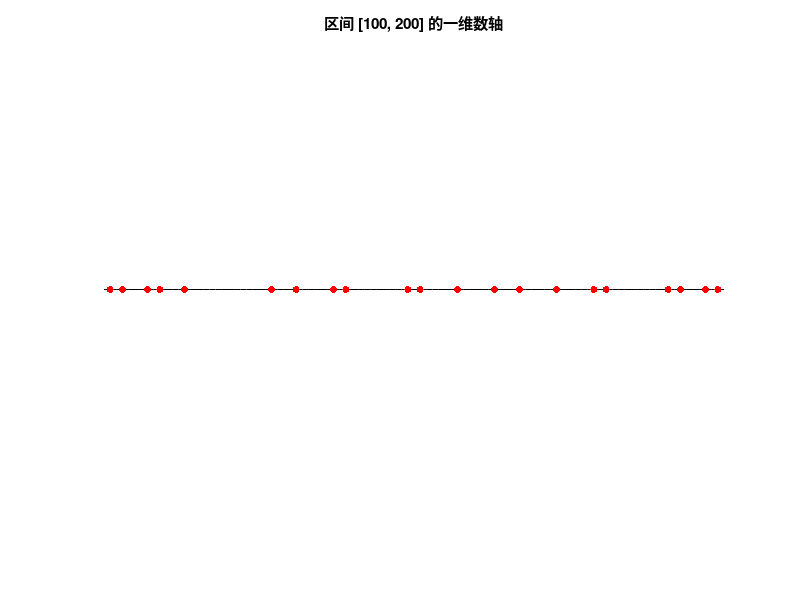
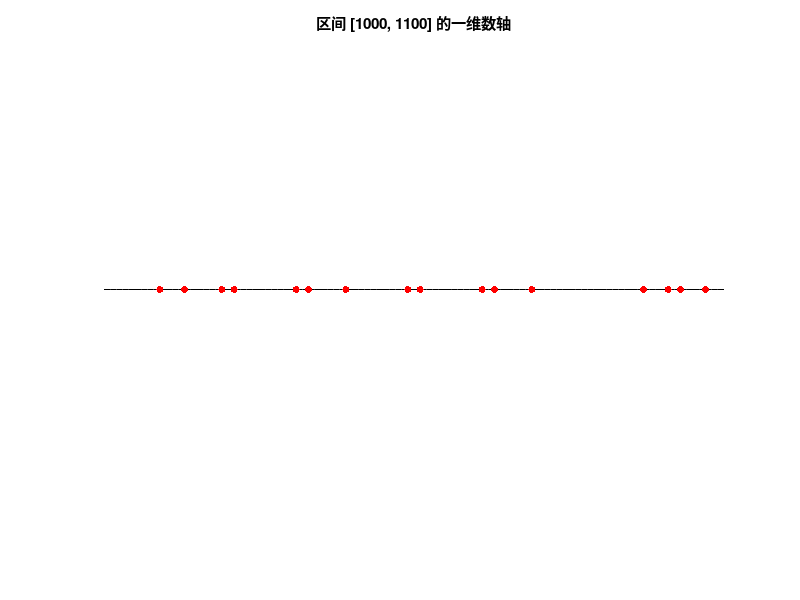
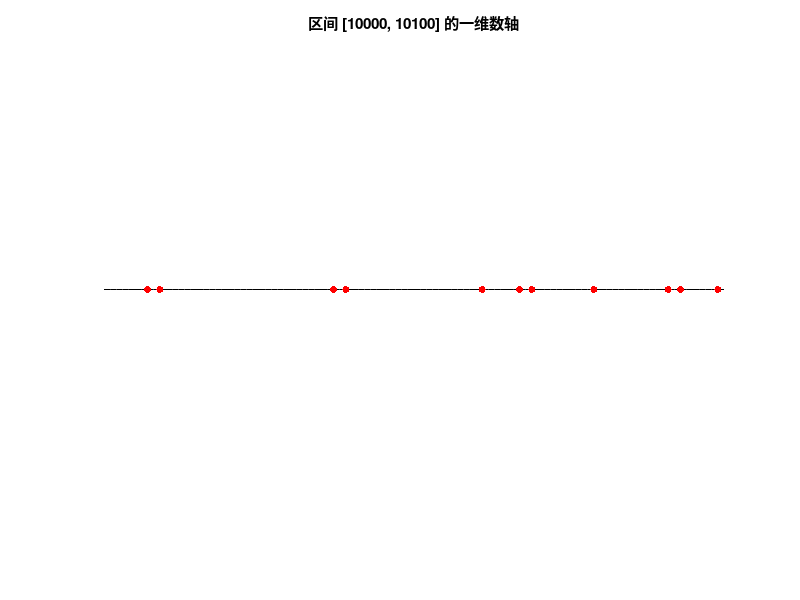

These charts were generated, in order, by the following MATLAB code:
%计算\pi(n)的数值
N_values = [100, 1000, 10000];  % 不同的N值

for N = N_values
    is_prime = true(1, N);  % 初始化一个布尔数组，表示每个数是否为素数
    primes = [];  % 存储找到的素数
    
    for p = 2:N
        if is_prime(p)
            primes = [primes, p];  % 将素数添加到素数列表中
            for i = p:p:N
                is_prime(i) = false;  % 将p的倍数标记为非素数
            end
        end
    end
    
    fprintf('π(%d)的值为：%d\n', N, length(primes));
end

%计算\pi(m,n)的数值
M_values = [100, 1000, 10000];

for i = 1:length(M_values)
    M = M_values(i);
    N = M + 100;  
    is_prime = true(1, N);  % 初始化一个布尔数组，表示每个数是否为素数
    primes = [];  % 存储找到的素数
   
    for p = 2:N
        if is_prime(p)
            if p >= M  % 仅将大于或等于 M 的素数添加到 primes 中
                primes = [primes, p];
            end
            for j = p:p:N
                is_prime(j) = false;  % 将p的倍数标记为非素数
            end
        end
    end
    
    fprintf('当 M = %d 时，π(%d) - π(%d) 的结果为：%d\n', M, M+100, M-1, length(primes));

    figure;

    x_axis = M:N;
    y_axis = zeros(size(x_axis));  % 设置y轴的数值为零，创建一个与x轴相同长度的零向量

    red_indices = primes - M + 1;  % 计算在 primes 中的点在数轴上的索引

    plot(x_axis, y_axis, 'k-');  % 使用黑色实线绘制一维数轴
    hold on;

    scatter(x_axis(red_indices), zeros(size(red_indices)), 25, 'r', 'filled');

    title(['区间 [', num2str(M), ', ', num2str(N), '] 的一维数轴']);
    axis([M, N, -1, 1]);  % 设置坐标轴范围，y轴范围为-1到1以确保一维数轴可见
    axis off;  % 关闭y轴
end   






